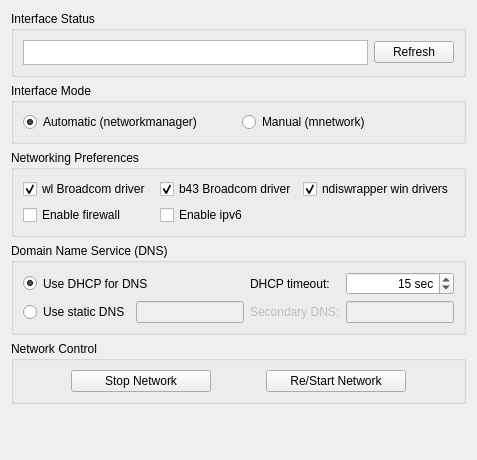
     <widget class="QWidget" name="general">
      <attribute name="icon">
       <iconset>
        <normaloff>../../../../../share/icons/nuvola_platin_me/16x16/apps/network.png</normaloff>../../../../../share/icons/nuvola_platin_me/16x16/apps/network.png</iconset>
      </attribute>
      <attribute name="title">
       <string>General</string>
      </attribute>
      <layout class="QVBoxLayout" name="verticalLayout">
       <item>
        <widget class="QGroupBox" name="statusGroupBox">
         <property name="sizePolicy">
          <sizepolicy hsizetype="Preferred" vsizetype="Minimum">
           <horstretch>0</horstretch>
           <verstretch>0</verstretch>
          </sizepolicy>
         </property>
         <property name="title">
          <string>Interface Status</string>
         </property>
         <layout class="QGridLayout">
          <item row="0" column="0">
           <widget class="QListWidget" name="statusList">
            <property name="sizePolicy">
             <sizepolicy hsizetype="Expanding" vsizetype="Expanding">
              <horstretch>0</horstretch>
              <verstretch>0</verstretch>
             </sizepolicy>
            </property>
            <property name="minimumSize">
             <size>
              <width>0</width>
              <height>25</height>
             </size>
            </property>
            <property name="maximumSize">
             <size>
              <width>16777215</width>
              <height>25</height>
             </size>
            </property>
            <property name="sizeIncrement">
             <size>
              <width>0</width>
              <height>0</height>
             </size>
            </property>
            <property name="baseSize">
             <size>
              <width>0</width>
              <height>25</height>
             </size>
            </property>
            <property name="focusPolicy">
             <enum>Qt::NoFocus</enum>
            </property>
            <property name="layoutDirection">
             <enum>Qt::LeftToRight</enum>
            </property>
            <property name="verticalScrollBarPolicy">
             <enum>Qt::ScrollBarAlwaysOff</enum>
            </property>
            <property name="horizontalScrollBarPolicy">
             <enum>Qt::ScrollBarAlwaysOff</enum>
            </property>
            <property name="selectionMode">
             <enum>QAbstractItemView::NoSelection</enum>
            </property>
            <property name="textElideMode">
             <enum>Qt::ElideLeft</enum>
            </property>
            <property name="flow">
             <enum>QListView::LeftToRight</enum>
            </property>
           </widget>
          </item>
          <item row="0" column="1">
           <widget class="QPushButton" name="refreshPushButton">
            <property name="text">
             <string>Refresh</string>
            </property>
            <property name="icon">
             <iconset>
              <normaloff>../../../../../share/icons/nuvola_platin_me/16x16/actions/reload_page.png</normaloff>../../../../../share/icons/nuvola_platin_me/16x16/actions/reload_page.png</iconset>
            </property>
           </widget>
          </item>
         </layout>
        </widget>
       </item>
       <item>
        <widget class="QGroupBox" name="methodGroupBox">
         <property name="sizePolicy">
          <sizepolicy hsizetype="MinimumExpanding" vsizetype="Minimum">
           <horstretch>0</horstretch>
           <verstretch>0</verstretch>
          </sizepolicy>
         </property>
         <property name="title">
          <string>Interface Mode</string>
         </property>
         <layout class="QHBoxLayout" name="horizontalLayout_3">
          <item>
           <widget class="QRadioButton" name="autoRadioButton">
            <property name="sizePolicy">
             <sizepolicy hsizetype="MinimumExpanding" vsizetype="Minimum">
              <horstretch>0</horstretch>
              <verstretch>0</verstretch>
             </sizepolicy>
            </property>
            <property name="toolTip">
             <string>Configure Interfaces and Wireless automatically</string>
            </property>
            <property name="text">
             <string>Automatic (networkmanager)</string>
            </property>
            <property name="checked">
             <bool>true</bool>
            </property>
           </widget>
          </item>
          <item>
           <widget class="QRadioButton" name="classicRadioButton">
            <property name="enabled">
             <bool>true</bool>
            </property>
            <property name="sizePolicy">
             <sizepolicy hsizetype="MinimumExpanding" vsizetype="Minimum">
              <horstretch>0</horstretch>
              <verstretch>0</verstretch>
             </sizepolicy>
            </property>
            <property name="toolTip">
             <string>Configure Interfaces and Wireless with MEPIS Network Assistant</string>
            </property>
            <property name="text">
             <string>Manual (mnetwork)</string>
            </property>
            <property name="checked">
             <bool>false</bool>
            </property>
           </widget>
          </item>
         </layout>
        </widget>
       </item>
       <item>
        <widget class="QGroupBox" name="driverGroupBox">
         <property name="sizePolicy">
          <sizepolicy hsizetype="MinimumExpanding" vsizetype="Minimum">
           <horstretch>0</horstretch>
           <verstretch>0</verstretch>
          </sizepolicy>
         </property>
         <property name="title">
          <string>Networking Preferences</string>
         </property>
         <layout class="QGridLayout" name="gridLayout_5">
          <item row="0" column="0">
           <widget class="QCheckBox" name="wlCheckBox">
            <property name="toolTip">
             <string>Driver for newer Broadcom chips, especially Dell and Apple</string>
            </property>
            <property name="text">
             <string>wl Broadcom driver</string>
            </property>
            <property name="checked">
             <bool>true</bool>
            </property>
           </widget>
          </item>
          <item row="0" column="1">
           <widget class="QCheckBox" name="b43CheckBox">
            <property name="toolTip">
             <string>Driver for older Broadcom chips, but may interfere with wl driver</string>
            </property>
            <property name="text">
             <string>b43 Broadcom driver</string>
            </property>
            <property name="checked">
             <bool>true</bool>
            </property>
           </widget>
          </item>
          <item row="0" column="2">
           <widget class="QCheckBox" name="ndisCheckBox">
            <property name="toolTip">
             <string>Driver for windows Wireless drivers, but may interfere with wl or b43</string>
            </property>
            <property name="text">
             <string>ndiswrapper win drivers</string>
            </property>
            <property name="checked">
             <bool>true</bool>
            </property>
           </widget>
          </item>
          <item row="1" column="0">
           <widget class="QCheckBox" name="fwCheckBox">
            <property name="toolTip">
             <string>Enable firewall, if available</string>
            </property>
            <property name="text">
             <string>Enable firewall</string>
            </property>
           </widget>
          </item>
          <item row="1" column="1">
           <widget class="QCheckBox" name="ipv6CheckBox">
            <property name="toolTip">
             <string>Enable IPv6 networking, if available</string>
            </property>
            <property name="text">
             <string>Enable ipv6</string>
            </property>
           </widget>
          </item>
         </layout>
        </widget>
       </item>
       <item>
        <widget class="QGroupBox" name="dnsGroupBox">
         <property name="sizePolicy">
          <sizepolicy hsizetype="MinimumExpanding" vsizetype="Minimum">
           <horstretch>0</horstretch>
           <verstretch>0</verstretch>
          </sizepolicy>
         </property>
         <property name="title">
          <string>Domain Name Service (DNS)</string>
         </property>
         <layout class="QGridLayout">
          <property name="margin">
           <number>9</number>
          </property>
          <property name="spacing">
           <number>6</number>
          </property>
          <item row="1" column="1">
           <widget class="QLineEdit" name="primaryDnsEdit">
            <property name="enabled">
             <bool>false</bool>
            </property>
            <property name="sizePolicy">
             <sizepolicy hsizetype="MinimumExpanding" vsizetype="Minimum">
              <horstretch>0</horstretch>
              <verstretch>0</verstretch>
             </sizepolicy>
            </property>
            <property name="toolTip">
             <string>Primary DNS address</string>
            </property>
            <property name="alignment">
             <set>Qt::AlignRight</set>
            </property>
           </widget>
          </item>
          <item row="1" column="0">
           <widget class="QRadioButton" name="dnsStaticButton">
            <property name="sizePolicy">
             <sizepolicy hsizetype="MinimumExpanding" vsizetype="Minimum">
              <horstretch>0</horstretch>
              <verstretch>0</verstretch>
             </sizepolicy>
            </property>
            <property name="toolTip">
             <string>Set DNS addresses manually</string>
            </property>
            <property name="text">
             <string>Use static DNS</string>
            </property>
           </widget>
          </item>
          <item row="1" column="2">
           <widget class="QLabel" name="secondaryDnsLabel">
            <property name="enabled">
             <bool>false</bool>
            </property>
            <property name="sizePolicy">
             <sizepolicy hsizetype="MinimumExpanding" vsizetype="Minimum">
              <horstretch>0</horstretch>
              <verstretch>0</verstretch>
             </sizepolicy>
            </property>
            <property name="text">
             <string>Secondary DNS:</string>
            </property>
           </widget>
          </item>
          <item row="1" column="3">
           <widget class="QLineEdit" name="secondaryDnsEdit">
            <property name="enabled">
             <bool>false</bool>
            </property>
            <property name="sizePolicy">
             <sizepolicy hsizetype="MinimumExpanding" vsizetype="Minimum">
              <horstretch>0</horstretch>
              <verstretch>0</verstretch>
             </sizepolicy>
            </property>
            <property name="toolTip">
             <string>Secondary DNS address</string>
            </property>
            <property name="alignment">
             <set>Qt::AlignRight</set>
            </property>
           </widget>
          </item>
          <item row="0" column="0" colspan="2">
           <widget class="QRadioButton" name="dnsDhcpButton">
            <property name="sizePolicy">
             <sizepolicy hsizetype="MinimumExpanding" vsizetype="Minimum">
              <horstretch>0</horstretch>
              <verstretch>0</verstretch>
             </sizepolicy>
            </property>
            <property name="toolTip">
             <string>Get DNS addresses from DHCP (default)</string>
            </property>
            <property name="text">
             <string>Use DHCP for DNS</string>
            </property>
            <property name="checked">
             <bool>true</bool>
            </property>
           </widget>
          </item>
          <item row="0" column="2">
           <widget class="QLabel" name="dhcpTimeoutLabel">
            <property name="sizePolicy">
             <sizepolicy hsizetype="MinimumExpanding" vsizetype="Minimum">
              <horstretch>0</horstretch>
              <verstretch>0</verstretch>
             </sizepolicy>
            </property>
            <property name="toolTip">
             <string>Timeout if DHCP does not respond</string>
            </property>
            <property name="text">
             <string>DHCP timeout:</string>
            </property>
           </widget>
          </item>
          <item row="0" column="3">
           <widget class="QSpinBox" name="dhcpTimeoutSpinBox">
            <property name="sizePolicy">
             <sizepolicy hsizetype="Minimum" vsizetype="Minimum">
              <horstretch>0</horstretch>
              <verstretch>0</verstretch>
             </sizepolicy>
            </property>
            <property name="alignment">
             <set>Qt::AlignRight</set>
            </property>
            <property name="suffix">
             <string> sec</string>
            </property>
            <property name="minimum">
             <number>5</number>
            </property>
            <property name="value">
             <number>15</number>
            </property>
           </widget>
          </item>
         </layout>
        </widget>
       </item>
       <item>
        <widget class="QGroupBox" name="groupBox">
         <property name="sizePolicy">
          <sizepolicy hsizetype="MinimumExpanding" vsizetype="Minimum">
           <horstretch>0</horstretch>
           <verstretch>0</verstretch>
          </sizepolicy>
         </property>
         <property name="title">
          <string>Network Control</string>
         </property>
         <layout class="QGridLayout" name="gridLayout_4">
          <item row="0" column="0">
           <spacer>
            <property name="orientation">
             <enum>Qt::Horizontal</enum>
            </property>
            <property name="sizeType">
             <enum>QSizePolicy::MinimumExpanding</enum>
            </property>
            <property name="sizeHint" stdset="0">
             <size>
              <width>40</width>
              <height>20</height>
             </size>
            </property>
           </spacer>
          </item>
          <item row="0" column="1">
           <widget class="QPushButton" name="stopPushButton">
            <property name="sizePolicy">
             <sizepolicy hsizetype="MinimumExpanding" vsizetype="Minimum">
              <horstretch>0</horstretch>
              <verstretch>0</verstretch>
             </sizepolicy>
            </property>
            <property name="minimumSize">
             <size>
              <width>140</width>
              <height>0</height>
             </size>
            </property>
            <property name="toolTip">
             <string>Completely stop the network now</string>
            </property>
            <property name="text">
             <string>Stop Network</string>
            </property>
            <property name="icon">
             <iconset>
              <normaloff>../../../../../share/icons/nuvola_platin_me/16x16/actions/player_stop.png</normaloff>../../../../../share/icons/nuvola_platin_me/16x16/actions/player_stop.png</iconset>
            </property>
           </widget>
          </item>
          <item row="0" column="2">
           <spacer>
            <property name="orientation">
             <enum>Qt::Horizontal</enum>
            </property>
            <property name="sizeType">
             <enum>QSizePolicy::MinimumExpanding</enum>
            </property>
            <property name="sizeHint" stdset="0">
             <size>
              <width>40</width>
              <height>20</height>
             </size>
            </property>
           </spacer>
          </item>
          <item row="0" column="3">
           <widget class="QPushButton" name="startPushButton">
            <property name="sizePolicy">
             <sizepolicy hsizetype="MinimumExpanding" vsizetype="Minimum">
              <horstretch>0</horstretch>
              <verstretch>0</verstretch>
             </sizepolicy>
            </property>
            <property name="minimumSize">
             <size>
              <width>140</width>
              <height>0</height>
             </size>
            </property>
            <property name="toolTip">
             <string>Completely re/start the network now</string>
            </property>
            <property name="text">
             <string>Re/Start Network</string>
            </property>
            <property name="icon">
             <iconset>
              <normaloff>../../../../../share/icons/nuvola_platin_me/16x16/apps/reload.png</normaloff>../../../../../share/icons/nuvola_platin_me/16x16/apps/reload.png</iconset>
            </property>
           </widget>
          </item>
          <item row="0" column="4">
           <spacer>
            <property name="orientation">
             <enum>Qt::Horizontal</enum>
            </property>
            <property name="sizeType">
             <enum>QSizePolicy::MinimumExpanding</enum>
            </property>
            <property name="sizeHint" stdset="0">
             <size>
              <width>40</width>
              <height>20</height>
             </size>
            </property>
           </spacer>
          </item>
         </layout>
        </widget>
       </item>
       <item>
        <spacer>
         <property name="orientation">
          <enum>Qt::Vertical</enum>
         </property>
         <property name="sizeType">
          <enum>QSizePolicy::Expanding</enum>
         </property>
         <property name="sizeHint" stdset="0">
          <size>
           <width>20</width>
           <height>45</height>
          </size>
         </property>
        </spacer>
       </item>
      </layout>
     </widget>
